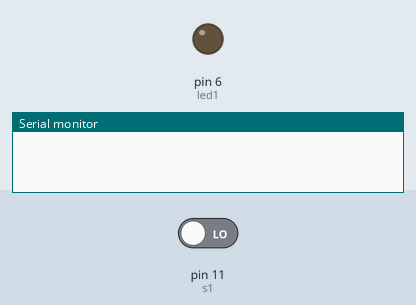
This sketch was run on a simulated Arduino Uno, built with avr-gcc and run on an emulated ATmega328P. On the bench: output pins drawn as LEDs (lit = HIGH), the last lines printed to the serial monitor. The test bench sets the inputs (shaded band); at power-on: pin 11 (s1) LOW.

Above: at 1.2 s.
1.3 s: pin 11 (s1) driven HIGH
At 2.5 s:
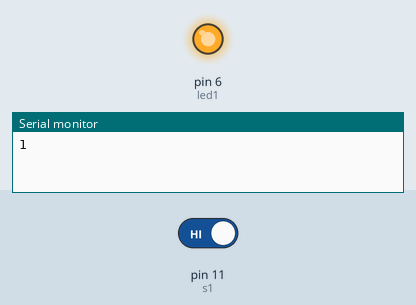
2.8 s: pin 11 (s1) driven LOW
At 3.6 s:
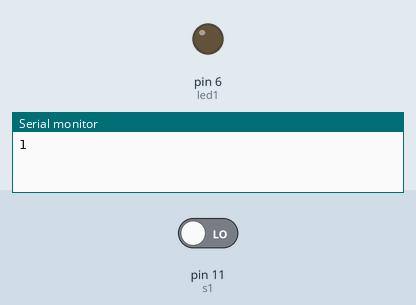
Timing chart, 0 to 5.8 s (numbered marks = the images above; inputs shaded):
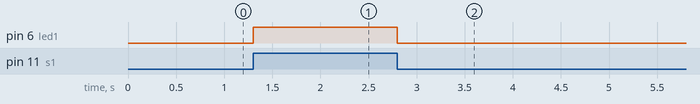

Measured:
- after the input at 1.3 s, pin 6 (led1): LOW → HIGH at once
- after the input at 2.8 s, pin 6 (led1): HIGH → LOW at once

The sketch:

DEBOUNCING.ino
```cpp
int led1 = 6;
int s1 = 11;
int switchState = 0;
int preSwitchState = 0;
int counter = 0;
void setup() {
  // put your setup code here, to run once:
pinMode(led1, OUTPUT);
pinMode(s1, INPUT);
Serial.begin(9600);

}

void loop() {
  // put your main code here, to run repeatedl
switchState = digitalRead(s1);

if (switchState == HIGH){
  if(switchState != preSwitchState){
    counter ++;
    Serial.println(counter);


  }


  digitalWrite(led1, HIGH);

}
else {
  digitalWrite(led1, LOW);
}
preSwitchState = switchState;

}
```
